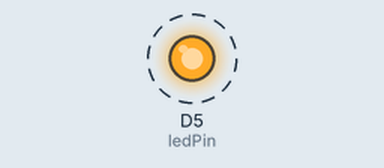
The sketch below on a simulated ESP8266 (NodeMCU). On the bench: output pins drawn as LEDs (lit = HIGH). Dashed ring = blinking. WiFi joins after 1.5 s; servers stay silent unless stated; what the sketch prints to the serial monitor is not drawn.

Above: at 2.2 s.
Timing chart, 0 to 5.0 s (numbered marks = the images above):
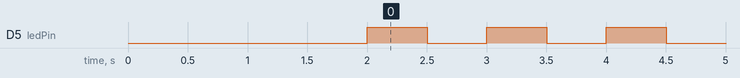

The sketch:

nodeMcu_Connect_Wifi.ino
```cpp
#include <ESP8266WiFi.h>
#define ledPin D5


void setup() {
  Serial.begin(9600);

  pinMode(ledPin,OUTPUT);
  // put your setup code here, to run once:
  WiFi.begin("Galaxy", "Galaxy007");
  while (WiFi.status() != WL_CONNECTED) {
    delay(1000);
    Serial.println("Connecting...");
  }
  Serial.println("NodeMCU is Connected to ");
  Serial.println(WiFi.localIP());
}

void loop() {
  digitalWrite(ledPin, HIGH);
  delay(500);
  digitalWrite(ledPin, LOW);
  delay(500);
}
```

Measured:
- by itself, D5 (ledPin): alternates HIGH for 0.50 s and LOW for 0.50 s
